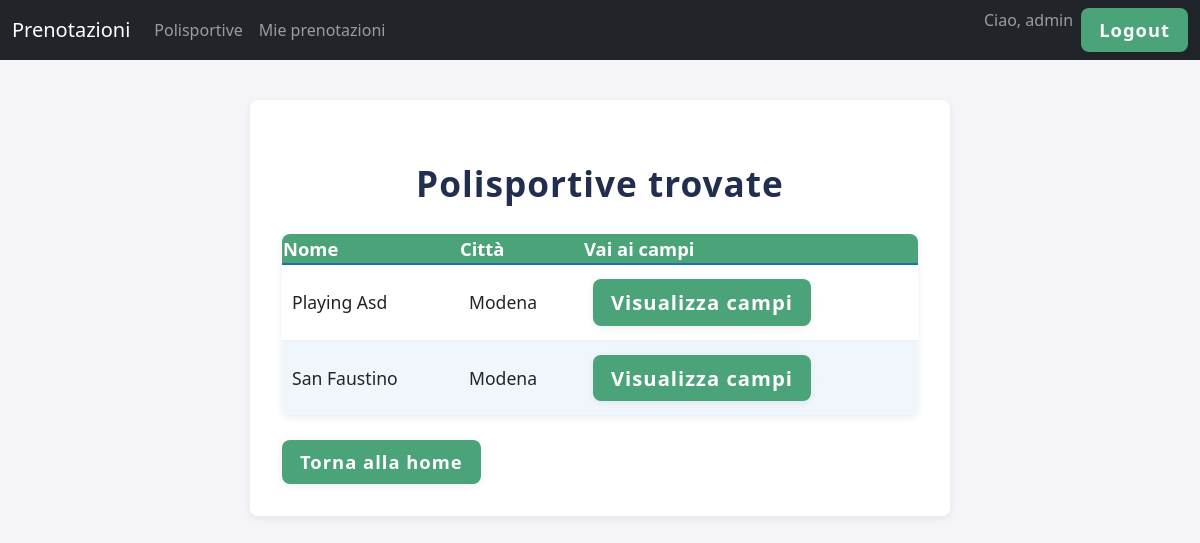
Screenshot of /accounts/polisportive/ (signed in) with the database file from the repository.
### accounts/models.py (models this page shows, shortened)
class Account(AbstractBaseUser, PermissionsMixin):
    id= models.AutoField(primary_key=True)
    nome = models.CharField(max_length=100)
    cognome = models.CharField(max_length=100)
    email = models.EmailField(max_length=100, unique=True)
    password = models.CharField(max_length=128)
    is_societario = models.BooleanField(default=False)
    polisportiva = models.ForeignKey(
        'Polisportiva',           # nome del modello a cui si riferisce
        on_delete=models.SET_NULL,
        null=True,
        blank=True
    )
    is_active = models.BooleanField(default=True)
    is_staff = models.BooleanField(default=False)
    USERNAME_FIELD = 'email'
    REQUIRED_FIELDS = ['nome', 'cognome']
    objects = AccountManager()

class Polisportiva(models.Model):
    id = models.AutoField(primary_key=True)
    nome = models.CharField(max_length=100, unique=True)
    città = models.CharField(max_length=100)
    indirizzo = models.CharField(max_length=200, unique=True)
    telefono = models.CharField(max_length=15, unique=True)
    email = models.EmailField(max_length=100, unique=True)

### accounts/views.py (the view, shortened to what this page needs)
# urls.py: path('polisportive/', views.lista_polisportive, name='lista_polisportive'),
def lista_polisportive(request):
    citta = request.GET.get('citta', '')
    sport = request.GET.get('sport', '')
    data = request.GET.get('data', '')
    ora = request.GET.get('ora', '')
    polisportive = Polisportiva.objects.all()
    if citta:
        polisportive = polisportive.filter(
            Q(nome__icontains=citta) | Q(città__icontains=citta)
        )
    if sport:
        polisportive = polisportive.filter(campi__tipo__icontains=sport)
    context = {
        'polisportive': polisportive.distinct(),
        'citta': citta,
        'sport': sport,
        'data': data,
        'ora': ora,
    }
    return render(request, 'accounts/lista_polisportive.html', context)

### accounts/templates/accounts/lista_polisportive.html (shortened to what this page needs)
{% load static %}
<!DOCTYPE html>
<html lang="it">
<head>
    <link href="https://cdn.jsdelivr.net/npm/bootstrap@5.3.0/dist/css/bootstrap.min.css" rel="stylesheet">
    {% include "accounts/navbar2.html" %}
    <link rel="stylesheet" href="{% static 'accounts/styles.css' %}">
</head>
<body>
    <div class="container">
        <h2>Polisportive trovate</h2>
        {% if polisportive %}
        <table class="tabella-polisportive">
            <thead>
                <tr>
                    <th>Nome</th>
                    <th>Città</th>
                    <th>Vai ai campi</th>
                </tr>
            </thead>
            <tbody>
                {% for polisportiva in polisportive %}
                <tr>
                    <td>{{ polisportiva.nome }}</td>
                    <td>{{ polisportiva.città }}</td>
                    <td>
                        <a class="btn" href="{% url 'campi_polisportiva' polisportiva.id %}?data={{ data }}&ora={{ ora }}&sport={{ sport }}">
                            Visualizza campi
                        </a>
                    </td>
                </tr>
                {% endfor %}
            </tbody>
        </table>
        {% else %}
            <div class="empty">Nessuna polisportiva trovata.</div>
        {% endif %}
        <a href="{% url 'home' %}" class="btn">Torna alla home</a>
    </div>
</body>
</html>

### accounts/templates/accounts/navbar2.html (shortened to what this page needs)
<nav class="navbar navbar-expand-lg navbar-dark bg-dark mb-4">
  <div class="container-fluid">
    <a class="navbar-brand" href="{% url 'home' %}">Prenotazioni</a>
    <div class="collapse navbar-collapse" id="navbarNav2">
      <ul class="navbar-nav me-auto mb-2 mb-lg-0">
        <li class="nav-item">
          <a class="nav-link" href="{% url 'lista_polisportive' %}">Polisportive</a>
        </li>
        {% if user.is_authenticated %}
        <li class="nav-item">
          <a class="nav-link" href="{% url 'mie_prenotazioni' %}">Mie prenotazioni</a>
        </li>
        {% endif %}
      </ul>
      <ul class="navbar-nav mb-2 mb-lg-0">
        <li class="nav-item">
          <span class="navbar-text me-2">
            {% if user.is_authenticated %}
              Ciao, {{ user.nome|default:user.email }}
            {% else %}
              Ciao
            {% endif %}
          </span>
        </li>
        {% if user.is_authenticated %}
        <li class="nav-item">
          <form action="{% url 'logout' %}" method="post" style="display:inline;">
            <button class="btn btn-outline-light btn-sm" type="submit">Logout</button>
          </form>
        </li>
        {% endif %}
      </ul>
    </div>
  </div>
</nav>

### accounts/static/accounts/styles.css (style rules this page uses)
body { min-height: 100vh; justify-content: center; align-items: center; background-color: #f4f4f9; margin: 0; padding: 0; }
button { background-color: #007bff; color: white; border: none; padding: 10px 15px; border-radius: 4px; cursor: pointer; font-size: 16px; width: 100%; }
h2 { text-align: center; margin-top: 30px; margin-bottom: 30px; font-size: 2em; font-weight: bold; }
.btn-sm { padding: 0.25rem 0.5rem; font-size: 0.875rem; }
.container { max-width: 700px; margin: 40px auto; background: #fff; border-radius: 8px; box-shadow: 0 2px 8px rgba(0,0,0,0.07); padding: 32px; }
.tabella-polisportive { width: 100%; border-collapse: collapse; margin-bottom: 24px; margin-left: auto; margin-right: auto; background: #fff; box-shadow: 0 2px 8px #0001; border-radius: 8px; overflow: hidden; }
.tabella-polisportive th { background: #4ba379; color: #fff; font-weight: bold; font-size: 1.15em; border-bottom: 2px solid #2471a3; }
.tabella-polisportive td { padding: 14px 10px; font-size: 1.1em; border-bottom: 1px solid #eaf1fb; }
.tabella-polisportive tr:nth-child(even) { background: #f0f6fb; }
.btn { display: inline-block; padding: 8px 18px; background: #4ba379; color: #fff !important; border: none; border-radius: 8px; text-decoration: none; transition: background 0.2s, box-shadow 0.2s; cursor: pointer; font-weight: 600; box-shadow: 0 2px 8px #0001; font-size: 1.15em; letter-spacing: 1px; text-align: center; }
h2 { text-align: center; margin-top: 30px; margin-bottom: 30px; font-size: 2.2em; font-weight: bold; color: #222e50; letter-spacing: 1px; }

### rows the page displays
Account: nome "admin"
Polisportiva: nome "Playing Asd", città "Modena"
Polisportiva: nome "San Faustino", città "Modena"
